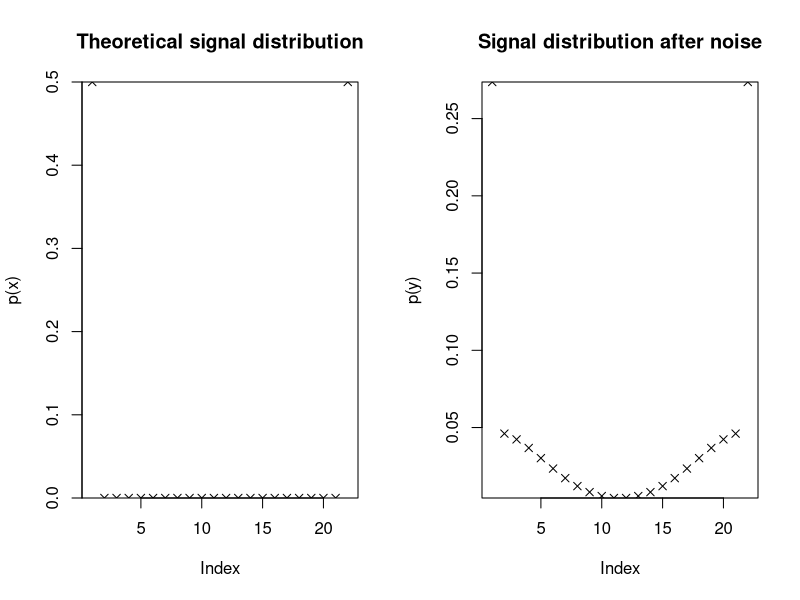

This chart was generated by the following R code: (Note: this script raises an error after producing the figure.)
#'---
#'title: Number of distinguishable levels in a bounded channel
#'author: Kevin Stadler
#'output: pdf_document
#'classoptions: a4paper,fullpage
#'---

#' The channel capacity of a channel with input signals $X$ and resulting (noise-added) transmission $Y$ is
#' $$C=\sup_{p_X} I(X;Y)$$
#' i.e. the maximum amount of mutual information between some theoretical (idealised) signal distribution $p_X$ and its noise-overlaid empirical counterpart. First, let's define functions to compute the transmission distribution with (truncated) Gaussian noise from a theoretical signal distribution, as well as the mutual information between the two:

entropy <- function(x) {
  x <- x/sum(x)
  -sum(sapply(which(x>0), function(i)x[i]*log2(x[i])))
}

# calculate the distribution of transmitted signals, as produced by gaussian
# noise with given sigma overlaid on the signals. the width of the bounded
# channel is assumed to be 1, and the given signal probability distribution
# vector signaldist specifies the signal distribution over equally spaced
# points in the interval [0,1]. the length of signaldist determines the
# resolution with which the empirical distributions will be computed, so stuff
# plenty of 0s between non-zero values to increase the accuracy of the
# calculation. the third argument specifies the effect of the noise and can be
# one of "bunch", "drop" or "wrap" (the latter unimplemented)
bounded.channel.transmissiondist <- function(signaldist, sigma, overflow="bunch") {
  # calculate absolute 'positions' of the specified signaldist in [0,1]
  resolution <- 1/(length(signaldist)-1)
  pts <- seq(0, 1, resolution)
  bins <- c(-resolution/2, pts+resolution/2)

  signalindices <- which(signaldist>0)
  # for every signal, compute its distribution after the application of the truncated noise
  jointdist <- sapply(signalindices, function(index) diff(pnorm(bins, mean=pts[index], sd=sigma)))
  # for every signal, compute the proportion of transmissions outwith the bound
  underrun <- pnorm(bins[1], mean=pts[signalindices], sd=sigma)
  overrun <- pnorm(bins[length(bins)], mean=pts[signalindices], sd=sigma, lower.tail=FALSE)
  if (overflow == "bunch") {
    # add signals bunched up against the boundaries to the extreme ends
    jointdist[1,] <- jointdist[1,] + underrun
    jointdist[nrow(jointdist),] <- jointdist[nrow(jointdist),] + overrun
    # colSums(jointdist) should be 1 now
  }
  # weight signal distributions according to signal probability
  return(signaldist[signalindices] * jointdist)
}

# create a signal distribution with nsignals equally spaced signals
equispaced.signaldist <- function(nsignals, spaces=20)
  c(rep(c(1,rep(0, spaces)), nsignals-1), 1)

# show theoretical and empirical distribution of two signals at opposite ends
# of the spectrum overlaid with noise at sigma=0.2
par(mfrow=c(1,2))
plot(equispaced.signaldist(2)/2, yaxs="i", pch=4, main="Theoretical signal distribution", ylab="p(x)")
plot(rowSums(bounded.channel.transmissiondist(equispaced.signaldist(2), 0.2))/2, yaxs="i", pch=4, main="Signal distribution after noise", ylab="p(y)")

#+ echo=FALSE,eval=FALSE
# Placing two signals at opposing ends of the spectrum:
for (sigma in c(0.05, 0.1, 0.5))
  cat("with sigma", sigma, ", C=", sapply(0:5, function(spacing) bounded.channel.mi(sigma, c(1, rep(0, spacing), 1))), "\n")
# Placing *three* signals at opposing ends of the spectrum:
for (sigma in c(0.05, 0.1, 0.5))
  cat("with sigma", sigma, ", C=", sapply(0:5, function(spacing) bounded.channel.mi(sigma, c(1, rep(0, spacing), 1, rep(0, spacing), 1))), "\n")
# Placing *four* signals at opposing ends of the spectrum:
for (sigma in c(0.05, 0.1, 0.5))
  cat("with sigma", sigma, ", C=", sapply(0:5, function(spacing) bounded.channel.mi(sigma, c(1, rep(0, spacing), 1, rep(0, spacing), 1, rep(0, spacing), 1))), "\n")

# iteratively try to determine C = sup(I(X;Y)) over all possible choices of
# increasingly expressive signalling systems P(X)
bounded.channel.capacity <- function(sigma, resolution=20) {
  c <- -1
  nextc <- 0
  i <- 0
  while (nextc > c) {
    i <- i+1
    c <- nextc
    nextc <- bounded.channel.mi(sigma, c(rep(c(1,rep(0, resolution)), i), 1))
    cat(i+1, "signals, capacity", nextc, "\n")
  }
  return(c(nsignals=i, capacity=c))
}

#+ echo=TRUE
# calculate the mutual information between the distribution of signals and the
# distribution of actual transmissions y (as computed by the function above):
# I(x,y) = H(x) + H(y) - H(x,y)
bounded.channel.mi <- function(signaldist, ...) {
  jointdist <- bounded.channel.transmissiondist(signaldist, ...)
  return(entropy(signaldist) +
    entropy(rowSums(jointdist)) - 
    entropy(jointdist))
}

#' ## Channel capacity for different sigmas and number of signals
#' The slightly paradoxical thing about the information-theoretic definition of the channel capacity is that it depends on the signal distribution $p_X$, which already kinda specifies how many different signals we are trying to send (i.e. how many effective levels of the signal space we want to use). The graph below shows at which number of maximally spread equally spaced signals the mutual information maxes out for a given sigma -- assuming that there are no other signal distributions which could yield higher values (I can't think of one?), this maximum indicates the channel capacity. Note that the channel capacity is always significantly lower than the number of bits that could theoretically be transferred with the given number of signals (if they were reliably distinguishable), I think this shows that, generally, the relationship between the channel capacity and the number of effective levels is non-trivial, and that the channel capacity measure is only useful in the context of error-correcting codes etc.

#+ echo=FALSE
sigmas <- c(0.025, 0.05, 0.1, 0.2, 0.4)
conditions <- expand.grid(sigma=sigmas, nsignals=2:10)

conditions$mutualinformation <- apply(as.matrix(conditions), 1, function(row) bounded.channel.mi(equispaced.signaldist(row["nsignals"]), row["sigma"]))
plot(mutualinformation ~ nsignals, data=conditions, pch=4, col=rainbow(length(sigmas))[as.numeric(as.factor(conditions$sigma))])
legend("topleft", paste("sigma", sigmas), fill=rainbow(length(sigmas)))

#' The next graph shows an arguably more useful measure for the question of effective levels, namely the mutual information's sensitivity to sigma depending on the number of signals/distinct categories used -- aka at what point do I effectively stop caring about a further decrease in sigma if the number of distinct levels/signals that I want to communicate is fixed:

#+ echo=FALSE
nsignals <- 2:8
conditions2 <- expand.grid(nsignals=nsignals, sigma=seq(0.005, 0.2, 0.005))

conditions2$mutualinformation <- apply(as.matrix(conditions2), 1, function(row) bounded.channel.mi(equispaced.signaldist(row["nsignals"]), row["sigma"]))
lattice::xyplot(mutualinformation ~ sigma, xlim=c(0, max(conditions2$sigma)), data=conditions2, type="l", group=conditions2$nsignals, auto.key=list(text=paste(nsignals, "signals"), points=FALSE, columns=4, lines=TRUE))

# connecting the two graphs via Hartley's law - doesn't seem to work
#cbind(sigma=sigmas, M=sapply(sigmas, function(n) sqrt(max(subset(conditions, sigmas==n)$mutualinformation))))

#+ eval=FALSE, echo=FALSE
# Finally, plots showing the development of the transmitted signal distributions (represented by the vertical slices through the contour plots) and how they change with increasing sigma, for signalling systems with 2, 3 and 4 signals respectively. The (not perfectly aligned, my bad) line indicates the proportion of mutual information between the underlying signalling system and transmitted signal that is maintained with the given level of sigma, showing how the mutual information (and thus channel capacity) decrease as soon as the individual signals' distributions start to overlap - the shape of the lines is the same as in the graph above.

sigmas <- seq(0, 1, 0.01)
nlevels=100
jointdists <- sapply(sigmas, function(sigma) rowSums(bounded.channel.transmissiondist(equispaced.signaldist(2), sigma)))/2
filled.contour(t(jointdists), xlab="sigma", xlim=c(0, max(sigmas)), ylab="signal", levels=max(jointdists)*(1-log2(seq(2,1,-1/nlevels))), col=gray(1-log2(1+0:(nlevels-2)/(nlevels-2))))
lines(sigmas, sapply(sigmas, function(sigma) bounded.channel.mi(equispaced.signaldist(2), sigma)), lty=2)

jointdists <- sapply(sigmas, function(sigma) rowSums(bounded.channel.transmissiondist(equispaced.signaldist(3), sigma)))/3
filled.contour(t(jointdists), xlab="sigma", xlim=c(0, max(sigmas)), ylab="signal", levels=max(jointdists)*(1-log2(seq(2,1,-1/nlevels))), col=gray(1-log2(1+0:(nlevels-2)/(nlevels-2))))
lines(sigmas, sapply(sigmas, function(sigma) bounded.channel.mi(equispaced.signaldist(3), sigma))/log2(3), lty=2)

jointdists <- sapply(sigmas, function(sigma) rowSums(bounded.channel.transmissiondist(equispaced.signaldist(4), sigma)))/4
filled.contour(t(jointdists), xlab="sigma", xlim=c(0, max(sigmas)), ylab="signal", levels=max(jointdists)*(1-log2(seq(2,1,-1/nlevels))), col=gray(1-log2(1+0:(nlevels-2)/(nlevels-2))))
lines(sigmas, sapply(sigmas, function(sigma) bounded.channel.mi(equispaced.signaldist(4), sigma))/2, lty=2)

